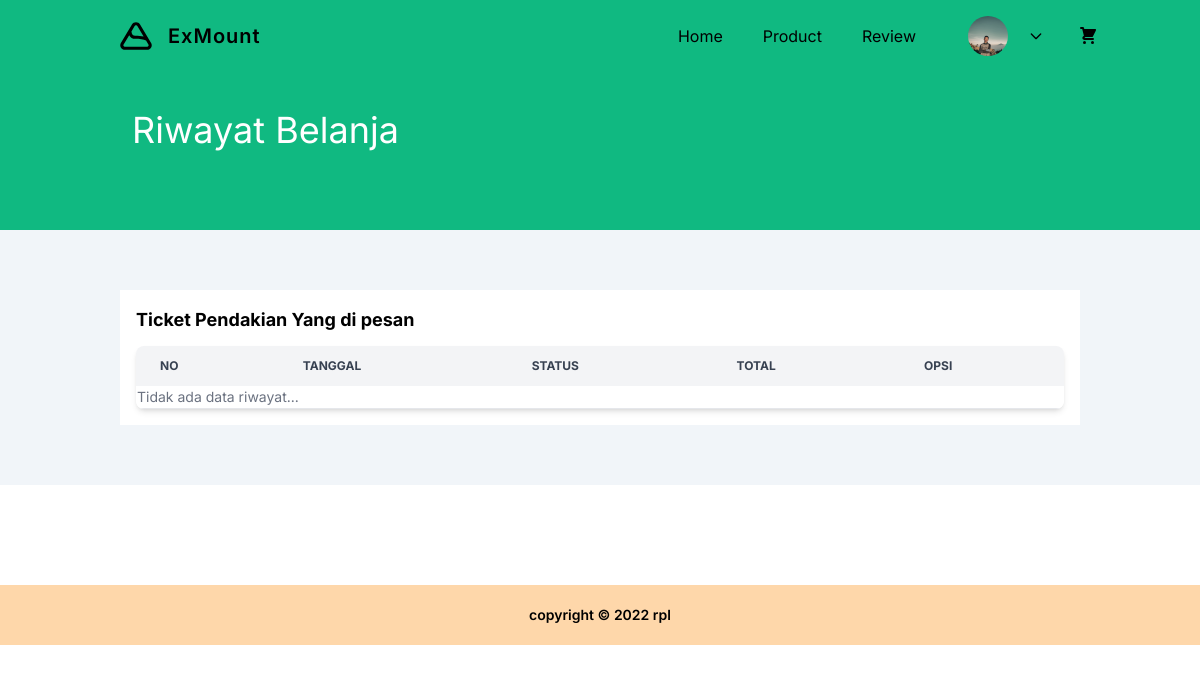
The page /Tailwind/public/index.php?halaman=history (signed in) on the database as committed earlier.
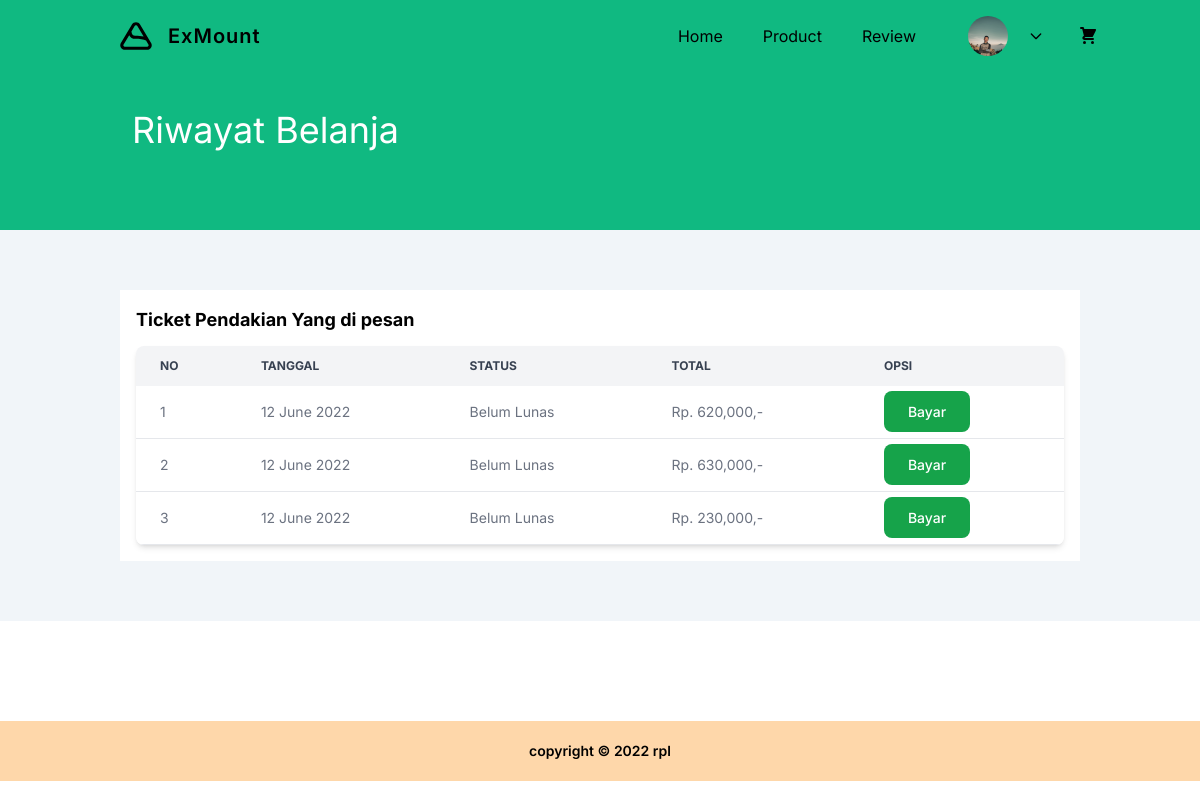
The same page on the database as committed later.
### tables this page shows
CREATE TABLE `pembelian` (
  `id_pembelian` int(11) NOT NULL,
  `id_user` int(11) NOT NULL,
  `tanggal_pembelian` date NOT NULL,
  `total_pembelian` int(11) NOT NULL,
  `status_pembelian` varchar(20) NOT NULL
);

### Tailwind/public/history.php (the view, shortened to what this page needs)
<section class="pt-20 pb-20 bg-emerald-500">
	<div class="container">
		<div class="w-full px-4">
			<div class="mx-auto">
				<div class="w-full flex items-center" style="padding-top: 30px;">
					<p class="text-white text-2xl md:text-4xl pl-3">Riwayat Belanja</p>
				</div>
			</div>
		</div>
	</div>
</section>
<section class="py-12 bg-slate-100" style="margin-bottom: 100px;">
	<div class="container">
		<div class="w-full px-4 py-3">
			<div class="mx-auto">
				<div class="p-4 bg-white items-center">
					<p class="font-bold text-lg mb-3">Ticket Pendakian Yang di pesan</p>
					<div class="relative overflow-x-auto shadow-md sm:rounded-lg">
						<table class="w-full text-sm text-left text-gray-500">
							<thead class="text-xs text-gray-700 uppercase bg-gray-100">
								<tr>
									<th scope="col" class="px-6 py-3">No</th>
									<th scope="col" class="px-6 py-3">Tanggal</th>
									<th scope="col" class="px-6 py-3">Status</th>
									<th scope="col" class="px-6 py-3">Total</th>
									<th scope="col" class="px-6 py-3">Opsi</th>
								</tr>
							</thead>
							<tbody>
								<?php
								$no = 1;
								$id_user = $_SESSION['users']['id_user'];
								$ambil = $koneksi->query("SELECT * FROM pembelian WHERE id_user='$id_user'");
								if ($ambil->num_rows == 0) :
								?>
									<tr class="bg-white border-b">
										<td colspan="5">Tidak ada data riwayat... </td>
									</tr>
								<?php endif; ?>
								<?php
								while ($pecah = $ambil->fetch_assoc()) :
								?>
									<tr class="bg-white border-b">
										<td class="px-6 py-4"><?= $no; ?></td>
										<td class="px-6 py-4"><?= date("d F Y", strtotime($pecah['tanggal_pembelian'])); ?></td>
										<td class="px-6 py-4">
											<?= $pecah['status_pembelian']; ?>
										</td>
										<td class="px-6 py-4">Rp. <?= number_format($pecah['total_pembelian']); ?>,-</td>
										<td class="px-6 py-4">
											<a href="nota.php?id=<?= $pecah['id_pembelian']; ?>" class="font-medium text-sm text-white bg-green-600 py-3 px-6 rounded-lg hover:opacity-80">Bayar</a>
										</td>
									</tr>
								<?php
									$no++;
								endwhile;
								?>
							</tbody>
						</table>
					</div>
				</div>
			</div>
		</div>
	</div>
</section>
<script src="https://cdn.tailwindcss.com"></script>

Rows that differ between the two databases and show on the page:
added pembelian: tanggal_pembelian "12 June 2022", status_pembelian "Belum Lunas", total_pembelian "620,000"
added pembelian: tanggal_pembelian "12 June 2022", status_pembelian "Belum Lunas", total_pembelian "630,000"
added pembelian: tanggal_pembelian "12 June 2022", status_pembelian "Belum Lunas", total_pembelian "230,000"
Other text that changed with them:
text no longer shown: "Tidak ada data riwayat..."
